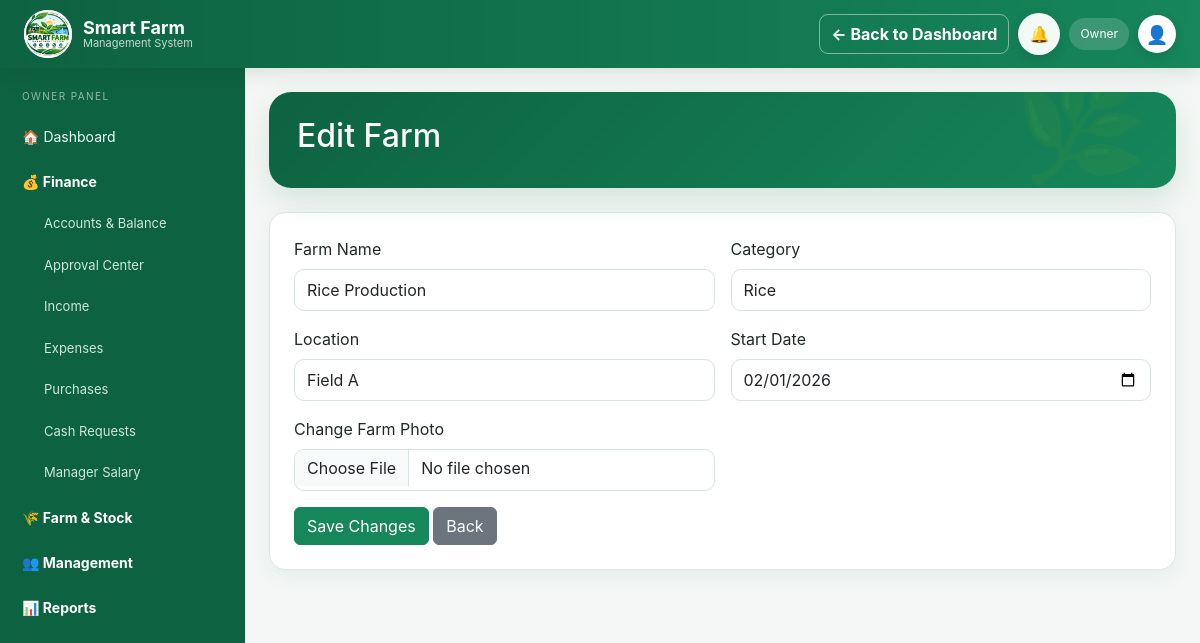
The app's page /admin/farms/edit.php?id=2 (signed in) with its own data.
### tables this page shows
CREATE TABLE farms(id INT AUTO_INCREMENT PRIMARY KEY,name VARCHAR(120) NOT NULL,category VARCHAR(120) NOT NULL,location VARCHAR(255),start_date DATE,image VARCHAR(255),status ENUM('active','inactive') DEFAULT 'active',created_at TIMESTAMP DEFAULT CURRENT_TIMESTAMP);

### config/auth.php (called while the page is built, shortened)
<?php
function is_owner()
{
    return !empty($_SESSION['user'])
        && $_SESSION['user']['role'] === 'owner';
}

### admin/farms/edit.php (the view, shortened to what this page needs)
<?php
require __DIR__ . "/../../config/database.php";
require __DIR__ . "/../../config/auth.php";
$id = (int) ($_GET['id'] ?? 0);
$st = $pdo->prepare(
    "SELECT *
     FROM farms
     WHERE id=?"
);
$st->execute([$id]);
$farm = $st->fetch();
require __DIR__ . "/../../partials/header.php";
?>
<div class="container-fluid">
    <div class="row">
        <?php
        if (is_owner()) {
            require __DIR__ . "/../../partials/admin_sidebar.php";
        } else {
            require __DIR__ . "/../../partials/manager_sidebar.php";
        }
        ?>
        <div class="col-md-10 p-4">
            <div class="hero-top mb-4">
                <h2>
                    Edit Farm
                </h2>
            </div>
            <div class="cardx p-4">
                <form
                    method="post"
                    enctype="multipart/form-data"
                >
                    <div class="row g-3">
                        <div class="col-md-6">
                            <label class="form-label">
                                Farm Name
                            </label>
                            <input
                                class="form-control"
                                name="name"
                                value="<?= htmlspecialchars($farm['name']) ?>"
                                required
                            >
                        </div>
                        <div class="col-md-6">
                            <label class="form-label">
                                Category
                            </label>
                            <input
                                class="form-control"
                                name="category"
                                value="<?= htmlspecialchars($farm['category']) ?>"
                                required
                            >
                        </div>
                        <div class="col-md-6">
                            <label class="form-label">
                                Location
                            </label>
                            <input
                                class="form-control"
                                name="location"
                                value="<?= htmlspecialchars($farm['location']) ?>"
                            >
                        </div>
                        <div class="col-md-6">
                            <label class="form-label">
                                Start Date
                            </label>
                            <input
                                class="form-control"
                                type="date"
                                name="start_date"
                                value="<?= $farm['start_date'] ?>"
                            >
                        </div>
                        <div class="col-md-6">
                            <label class="form-label">
                                Change Farm Photo
                            </label>
                            <input
                                class="form-control"
                                type="file"
                                name="image"
                                accept=".jpg,.jpeg,.png,.webp"
                            >
                        </div>
                        <div class="col-md-6">
                        </div>
                    </div>
                    <button class="btn btn-success mt-3">
                        Save Changes
                    </button>
                    <a
                        class="btn btn-secondary mt-3"
                        href="index.php"
                    >
                        Back
                    </a>
                </form>
            </div>
        </div>
    </div>
</div>

### assets/css/style.css (style rules this page uses)
:root { --green: #0f6846; --green2: #15865a; --deep: #0b3d2c; --ink: #18332a; --muted: #6e7f77; --bg: #f3f7f4; --line: #dfe9e3; --white: #fff; --danger: #c43b3b; --warn: #b77900; --blue: #2c6dc9; }
* { box-sizing: border-box; }
html { scroll-behavior: smooth; }
body { margin: 0; background: var(--bg); color: var(--ink); font-family: Inter, Segoe UI, Arial, sans-serif; }
.hero-top { background: linear-gradient( 135deg, #0d5a3c, #159363 ); color: #fff; border-radius: 22px; padding: 25px 28px; position: relative; overflow: hidden; box-shadow: 0 12px 30px rgba(15, 104, 70, .13); }
.hero-top:after { content: '🌿'; position: absolute; right: 26px; bottom: -18px; font-size: 110px; opacity: .12; }
.cardx { background: #fff; border: 1px solid #e8efeb; border-radius: 16px; box-shadow: 0 7px 22px rgba(18, 72, 49, .055); }
.btn-success { background: var(--green); border-color: var(--green); }
.form-control, .form-select { border-color: #d8e5dd; border-radius: 10px; min-height: 42px; }
.container-fluid > .row > .app-sidebar + .col-md-10, .container-fluid > .row > .app-sidebar + .app-main { flex: 1 1 0 !important; width: auto !important; max-width: none !important; min-width: 0 !important; }
.container-fluid:has(> .row > .app-sidebar) { padding-left: 0 !important; padding-right: 0 !important; }
.container-fluid > .row:has(> .app-sidebar) { --bs-gutter-x: 0; flex-wrap: nowrap !important; margin-left: 0 !important; margin-right: 0 !important; min-height: calc(100vh - 68px); }
.container-fluid > .row:has(> .app-sidebar) > .col-md-10 { padding: 24px !important; overflow-x: hidden; }
body[data-palette="green"] { --ui-accent: #16865b; --ui-accent-dark: #0d6241; --ui-soft: #e8f5ee; --ui-bg: #f4f7f5; --ui-border: #dce8e0; }
body { --green: var(--ui-accent); --green2: var(--ui-accent); --deep: var(--ui-accent-dark); --bg: var(--ui-bg); background: var(--ui-bg) !important; color: var(--ui-text, #1d2b24); transition: background .2s, color .2s; }
.hero-top, .login-brand { background: linear-gradient( 135deg, var(--ui-accent-dark), var(--ui-accent) ) !important; }
.btn-success, .bg-success { background-color: var(--ui-accent) !important; border-color: var(--ui-accent) !important; }
.cardx, .smart-tile, .incident-card, .feature-card, .job-card, .product-card, .page-head { background: var(--ui-panel, #fff) !important; border-color: var(--ui-border) !important; color: var(--ui-text, #1d2b24) !important; }
:root { --ui-accent: #16865b; --ui-accent-dark: #0d6241; --ui-soft: #e8f5ee; --ui-bg: #f4f7f5; --ui-panel: #fff; --ui-text: #1d2b24; --ui-muted: #68766e; --ui-border: #dce8e0; }
body[data-palette] { background: var(--ui-bg) !important; color: var(--ui-text) !important; }
.cardx, .smart-tile, .incident-card, .feature-card, .job-card, .product-card { background: var(--ui-panel) !important; color: var(--ui-text) !important; border-color: var(--ui-border) !important; }
.btn-success { background: var(--ui-accent) !important; border-color: var(--ui-accent) !important; color: #fff !important; }

### records on screen
farms: name "Rice Production", category "Rice", location "Field A", start_date "02/01/2026"

### other values on screen
$_SESSION['user']['role'] "Owner"
